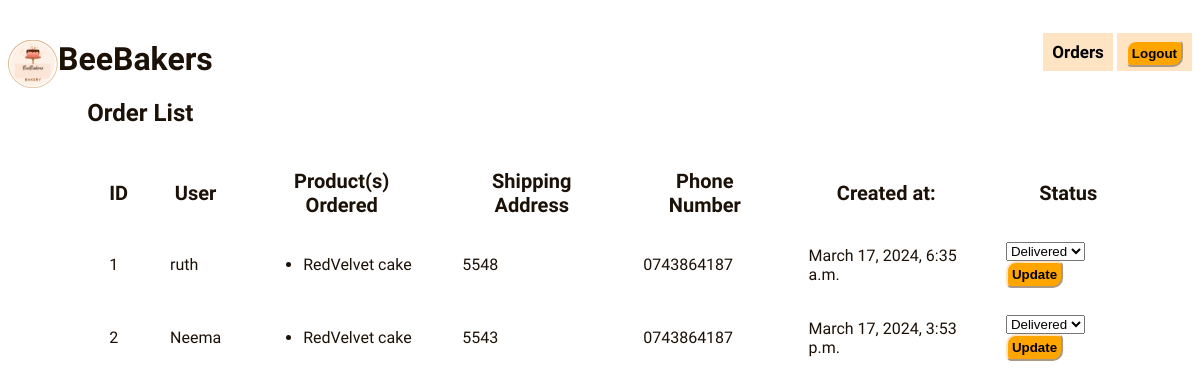
The app's page /custom_admin/orders/ (signed in) with its own data.
### mysite/models.py (models this page shows, shortened)
class Order(models.Model):
    user = models.ForeignKey(User, on_delete=models.CASCADE, default=None)
    shipping_address = models.CharField(max_length=255, default=0000)
    phone_number = models.CharField(max_length=20, default='')
    total_amount = models.DecimalField(max_digits=10, decimal_places=2,
                                       default=0.0)
    created_at = models.DateTimeField(default=timezone.now)
    STATUS_CHOICES = [
        ('pending', _('Pending')),
        ('shipped', _('Shipped')),
        ('delivered', _('Delivered')),
    ]
    status = models.CharField(max_length=20, choices=STATUS_CHOICES,
                              default='pending')

class OrderItem(models.Model):
    order = models.ForeignKey(Order, related_name='order_items',
                              on_delete=models.CASCADE)
    product = models.ForeignKey(Product, on_delete=models.CASCADE)
    price = models.DecimalField(max_digits=10, decimal_places=2)

class Product(models.Model):
    name = models.CharField(max_length=100)
    price = models.DecimalField(max_digits=10, decimal_places=2)
    type = models.CharField(max_length=50, default='cake')
    image = models.ImageField(upload_to='images/')
    class Meta:
        verbose_name = _('product')
        verbose_name_plural = _('products')

### CustomAdmin/views.py (the view)
# urls.py: path('custom_admin/orders/', views.order_list, name='order_list'),
@login_required
def order_list(request):
    orders = Order.objects.all()
    return render(request, 'order_list.html', {'orders': orders})

### CustomAdmin/templates/order_list.html (shortened to what this page needs)
<!DOCTYPE html>
<html lang="en">
<head>
    {% load static %}
    <link rel="stylesheet" href="{% static 'styles.css' %}">
</head>
<body>
    <header>
        <div>
            <nav class="nav-links">
                <div class="nav-menu">
                    <a href="{% url 'order_list' %}">Orders</a>
                    <a href="{% url 'admin_login'%}"><button class="login_form_btn" type="submit">Logout</button></a>
        </div>
        </nav>
    </div>
    <div class="logo">
        <img src="{%static 'images\bakeryLogo.PNG'%}">
    <h1>BeeBakers</h1>
    </div>
    </header>
{% block content %}
{%load static%}
<div id ="orders">
<h2>Order List</h2>
{% if orders %}
<table>
    <thead>
        <tr>
            <th>ID</th>
            <th>User</th>
            <th>Product(s) Ordered</th>
            <th>Shipping Address</th>
            <th>Phone Number</th>
            <th>Created at:</th>
            <th>Status</th>
        </tr>
    </thead>
    <tbody>
        {% for order in orders %}
        <tr>
            <td>{{ order.id }}</td>
            <td>{{ order.user.username }}</td>
            <td>
                <ul>
                    {% for order_item in order.order_items.all %}
                    <li>{{ order_item.product.name }} {{ order_item.product.type }} </li>
                    {% endfor %}
                </ul>
            </td>
            <td>{{ order.shipping_address }}</td>
            <td>{{ order.phone_number }}</td>
            <td>{{ order.created_at }}</td>
            <td> <form method="POST" action="{% url 'update_order_status'  order.id %}" >
                <select name="status">
                    {% for status_value, status_display in order.STATUS_CHOICES %}
                    {% if status_value == order.status %}
                    <option value="{{ status_value }}" selected>{{ status_display }}</option>
                {% else %}
                    <option value="{{ status_value }}">{{ status_display }}</option>
                {% endif %}
                    {% endfor %}
                </select>
                <button type="submit">Update</button>
            </form></td>
        </tr>
        {% endfor %}
    </tbody>
</table>
{% else %}
<p>No orders found.</p>
</div>
{% endif %}
{% endblock %}

### mysite/static/styles.css (style rules this page uses)
body { font-family: "Trirong", serif; }
.logo { margin-top: 5vh; }
.logo img { width: 50px; height: 6vh; float: left; ; }
.logo h1 { color: #1c1107; }
nav { float: right; enable-background: new; top: 0px; }
nav a { text-decoration: none; color: black; padding: 9px; font-weight: bold; font-size: 17px; background-color: bisque; }
nav button { font-weight: bold; background-color: orange; border-color: bisque; border-radius: 10px 5px; padding: 4px; }
#orders { width: 90%; margin-left: 5%; color: #1c1107; padding-left: 20px; padding-bottom: 20px; }
#orders th { font-size: 20px; border: 1px; padding: 20px; }
#orders td { border: 1px; padding: 0 20px 20px 20px; }
#orders button { font-weight: bold; background-color: orange; border-color: bisque; border-radius: 10px 5px; padding: 4px; }

### records on screen
Order: id "1", user.username "ruth", shipping_address "5548", phone_number "0743864187", created_at "March 17, 2024, 6:35 a.m.", status "Delivered"
OrderItem: product.name "RedVelvet", product.type "cake"
Order: id "2", user.username "Neema", shipping_address "5543", phone_number "0743864187", created_at "March 17, 2024, 3:53 p.m.", status "Delivered"
OrderItem: product.name "RedVelvet", product.type "cake"
